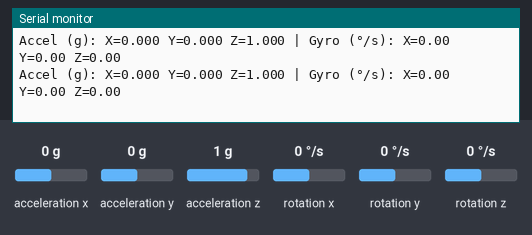
The sketch below on a simulated Arduino Uno, built with avr-gcc and run on an emulated ATmega328P. Shown: the last lines printed to the serial monitor. The test bench sets the inputs (shaded band); at power-on: acceleration x 0 g, acceleration y 0 g, acceleration z 1 g, rotation x 0 °/s, rotation y 0 °/s, rotation z 0 °/s.

Above: at 1.2 s.
1.3 s: acceleration x set to -1.4 g
At 1.37 s:
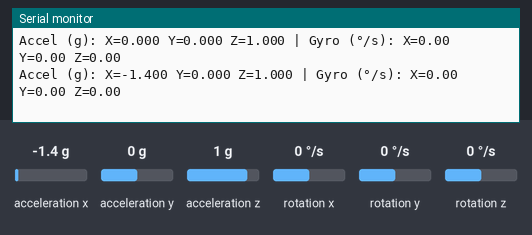
2.8 s: acceleration y set to -1.4 g
At 2.82 s:
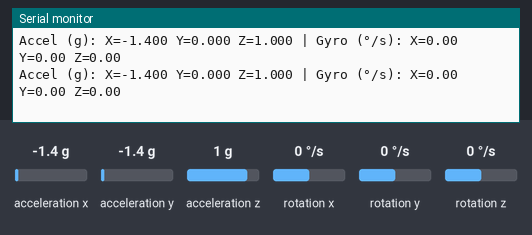
4.3 s: acceleration z set to -1.4 g
At 4.38 s:
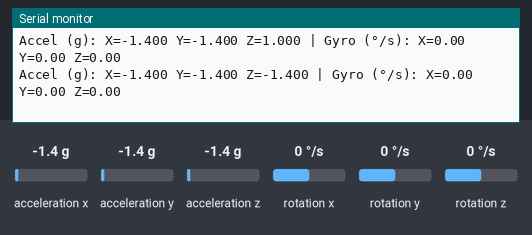
5.8 s: rotation x set to -192 °/s
At 5.84 s:
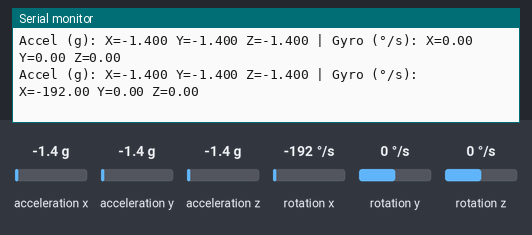
7.3 s: rotation y set to -192 °/s
At 7.4 s:
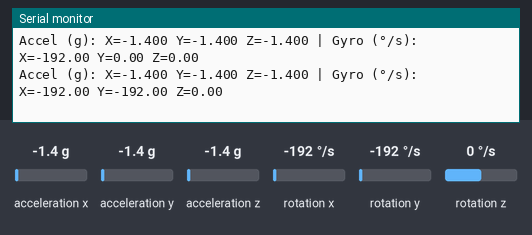

Measured:
- after the input at 1.3 s, the serial monitor: prints a new line after 0.06 s (image 1)
- after the input at 4.3 s, the serial monitor: prints a new line after 0.08 s (image 3)
- after the input at 5.8 s, the serial monitor: prints a new line at once (image 4)
- after the input at 7.3 s, the serial monitor: prints a new line after 0.10 s (image 5)

The sketch:

xiaoML-6dof-imu-basics.ino
```cpp
// You might have to delete the "Arduino_LSM6DS3" library and
// Install the "Seeed Arduino LSM6DS3"

#include <LSM6DS3.h>
#include <Wire.h>

// Create IMU object using I2C interface
LSM6DS3 myIMU(I2C_MODE, 0x6A);

float accelX, accelY, accelZ;
float gyroX, gyroY, gyroZ;

void setup() {
  Serial.begin(115200);
  while (!Serial) delay(10);

  Serial.println("XIAOML Kit IMU Test");
  Serial.println("LSM6DS3TR-C 6-Axis IMU");
  Serial.println("====================");

  // Initialize the IMU
  if (myIMU.begin() != 0) {
      Serial.println("ERROR: IMU initialization failed!");
      while(1) delay(1000);
  } else {
      Serial.println("✓ IMU initialized successfully");
      Serial.println("Data Format: AccelX,AccelY,AccelZ,"
                    "GyroX,GyroY,GyroZ");
      Serial.println("Units: g-force, degrees/second");
      Serial.println();
  }
}

void loop() {
  // Read accelerometer data (in g-force)
  accelX = myIMU.readFloatAccelX();
  accelY = myIMU.readFloatAccelY();
  accelZ = myIMU.readFloatAccelZ();

  // Read gyroscope data (in degrees per second)
  gyroX = myIMU.readFloatGyroX();
  gyroY = myIMU.readFloatGyroY();
  gyroZ = myIMU.readFloatGyroZ();

  // Print readable format
  Serial.print("Accel (g): X="); Serial.print(accelX, 3);
  Serial.print(" Y="); Serial.print(accelY, 3);
  Serial.print(" Z="); Serial.print(accelZ, 3);
  Serial.print(" | Gyro (°/s): X="); Serial.print(gyroX, 2);
  Serial.print(" Y="); Serial.print(gyroY, 2);
  Serial.print(" Z="); Serial.println(gyroZ, 2);

  delay(100); // 10 Hz update rate
}
```
